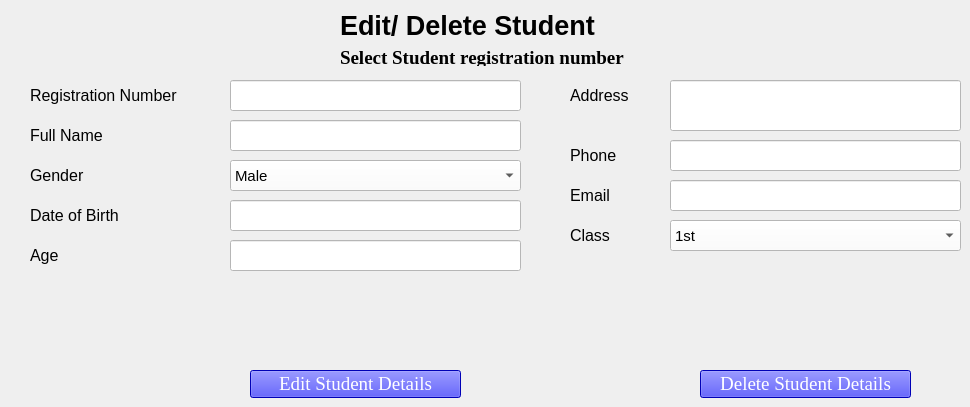
    <widget class="QWidget" name="tab_7">
     <attribute name="title">
      <string>Edit Student</string>
     </attribute>
     <widget class="QLabel" name="label_34">
      <property name="geometry">
       <rect>
        <x>340</x>
        <y>0</y>
        <width>361</width>
        <height>51</height>
       </rect>
      </property>
      <property name="font">
       <font>
        <pointsize>20</pointsize>
        <weight>75</weight>
        <bold>true</bold>
       </font>
      </property>
      <property name="text">
       <string>Edit/ Delete Student</string>
      </property>
     </widget>
     <widget class="QLabel" name="label_35">
      <property name="geometry">
       <rect>
        <x>340</x>
        <y>50</y>
        <width>351</width>
        <height>16</height>
       </rect>
      </property>
      <property name="font">
       <font>
        <family>Times New Roman</family>
        <pointsize>14</pointsize>
        <weight>75</weight>
        <bold>true</bold>
       </font>
      </property>
      <property name="text">
       <string>Select Student registration number</string>
      </property>
     </widget>
     <widget class="QLabel" name="label_36">
      <property name="geometry">
       <rect>
        <x>30</x>
        <y>80</y>
        <width>191</width>
        <height>31</height>
       </rect>
      </property>
      <property name="font">
       <font>
        <pointsize>12</pointsize>
       </font>
      </property>
      <property name="text">
       <string>Registration Number</string>
      </property>
     </widget>
     <widget class="QLabel" name="label_37">
      <property name="geometry">
       <rect>
        <x>30</x>
        <y>120</y>
        <width>191</width>
        <height>31</height>
       </rect>
      </property>
      <property name="font">
       <font>
        <pointsize>12</pointsize>
       </font>
      </property>
      <property name="text">
       <string>Full Name</string>
      </property>
     </widget>
     <widget class="QLabel" name="label_38">
      <property name="geometry">
       <rect>
        <x>30</x>
        <y>160</y>
        <width>191</width>
        <height>31</height>
       </rect>
      </property>
      <property name="font">
       <font>
        <pointsize>12</pointsize>
       </font>
      </property>
      <property name="text">
       <string>Gender</string>
      </property>
     </widget>
     <widget class="QLabel" name="label_39">
      <property name="geometry">
       <rect>
        <x>30</x>
        <y>200</y>
        <width>191</width>
        <height>31</height>
       </rect>
      </property>
      <property name="font">
       <font>
        <pointsize>12</pointsize>
       </font>
      </property>
      <property name="text">
       <string>Date of Birth</string>
      </property>
     </widget>
     <widget class="QLabel" name="label_40">
      <property name="geometry">
       <rect>
        <x>30</x>
        <y>240</y>
        <width>191</width>
        <height>31</height>
       </rect>
      </property>
      <property name="font">
       <font>
        <pointsize>12</pointsize>
       </font>
      </property>
      <property name="text">
       <string>Age</string>
      </property>
     </widget>
     <widget class="QLineEdit" name="tb18">
      <property name="geometry">
       <rect>
        <x>230</x>
        <y>80</y>
        <width>291</width>
        <height>31</height>
       </rect>
      </property>
      <property name="font">
       <font>
        <pointsize>12</pointsize>
       </font>
      </property>
      <property name="styleSheet">
       <string notr="true">background-color: rgb(255, 255, 255);</string>
      </property>
     </widget>
     <widget class="QLineEdit" name="tb19">
      <property name="geometry">
       <rect>
        <x>230</x>
        <y>120</y>
        <width>291</width>
        <height>31</height>
       </rect>
      </property>
      <property name="font">
       <font>
        <pointsize>12</pointsize>
       </font>
      </property>
      <property name="styleSheet">
       <string notr="true">background-color: rgb(255, 255, 255);</string>
      </property>
     </widget>
     <widget class="QComboBox" name="cb13">
      <property name="geometry">
       <rect>
        <x>230</x>
        <y>160</y>
        <width>291</width>
        <height>31</height>
       </rect>
      </property>
      <property name="font">
       <font>
        <pointsize>11</pointsize>
       </font>
      </property>
      <property name="styleSheet">
       <string notr="true">background-color: rgb(255, 255, 255);</string>
      </property>
      <item>
       <property name="text">
        <string>Male</string>
       </property>
      </item>
      <item>
       <property name="text">
        <string>Female</string>
       </property>
      </item>
     </widget>
     <widget class="QLineEdit" name="tb20">
      <property name="geometry">
       <rect>
        <x>230</x>
        <y>200</y>
        <width>291</width>
        <height>31</height>
       </rect>
      </property>
      <property name="font">
       <font>
        <pointsize>12</pointsize>
       </font>
      </property>
      <property name="styleSheet">
       <string notr="true">background-color: rgb(255, 255, 255);</string>
      </property>
     </widget>
     <widget class="QLineEdit" name="tb21">
      <property name="geometry">
       <rect>
        <x>230</x>
        <y>240</y>
        <width>291</width>
        <height>31</height>
       </rect>
      </property>
      <property name="font">
       <font>
        <pointsize>12</pointsize>
       </font>
      </property>
      <property name="styleSheet">
       <string notr="true">background-color: rgb(255, 255, 255);</string>
      </property>
     </widget>
     <widget class="QLabel" name="label_41">
      <property name="geometry">
       <rect>
        <x>570</x>
        <y>80</y>
        <width>91</width>
        <height>31</height>
       </rect>
      </property>
      <property name="font">
       <font>
        <pointsize>12</pointsize>
       </font>
      </property>
      <property name="text">
       <string>Address</string>
      </property>
     </widget>
     <widget class="QLabel" name="label_42">
      <property name="geometry">
       <rect>
        <x>570</x>
        <y>140</y>
        <width>191</width>
        <height>31</height>
       </rect>
      </property>
      <property name="font">
       <font>
        <pointsize>12</pointsize>
       </font>
      </property>
      <property name="text">
       <string>Phone</string>
      </property>
     </widget>
     <widget class="QLabel" name="label_43">
      <property name="geometry">
       <rect>
        <x>570</x>
        <y>180</y>
        <width>191</width>
        <height>31</height>
       </rect>
      </property>
      <property name="font">
       <font>
        <pointsize>12</pointsize>
       </font>
      </property>
      <property name="text">
       <string>Email</string>
      </property>
     </widget>
     <widget class="QLabel" name="label_44">
      <property name="geometry">
       <rect>
        <x>570</x>
        <y>220</y>
        <width>191</width>
        <height>31</height>
       </rect>
      </property>
      <property name="font">
       <font>
        <pointsize>12</pointsize>
       </font>
      </property>
      <property name="text">
       <string>Class</string>
      </property>
     </widget>
     <widget class="QLineEdit" name="tb23">
      <property name="geometry">
       <rect>
        <x>670</x>
        <y>140</y>
        <width>291</width>
        <height>31</height>
       </rect>
      </property>
      <property name="font">
       <font>
        <pointsize>12</pointsize>
       </font>
      </property>
      <property name="styleSheet">
       <string notr="true">background-color: rgb(255, 255, 255);</string>
      </property>
     </widget>
     <widget class="QLineEdit" name="tb24">
      <property name="geometry">
       <rect>
        <x>670</x>
        <y>180</y>
        <width>291</width>
        <height>31</height>
       </rect>
      </property>
      <property name="font">
       <font>
        <pointsize>12</pointsize>
       </font>
      </property>
      <property name="styleSheet">
       <string notr="true">background-color: rgb(255, 255, 255);</string>
      </property>
     </widget>
     <widget class="QLineEdit" name="tb22">
      <property name="geometry">
       <rect>
        <x>670</x>
        <y>80</y>
        <width>291</width>
        <height>51</height>
       </rect>
      </property>
      <property name="font">
       <font>
        <pointsize>10</pointsize>
       </font>
      </property>
      <property name="styleSheet">
       <string notr="true">background-color: rgb(255, 255, 255);</string>
      </property>
     </widget>
     <widget class="QComboBox" name="cb14">
      <property name="geometry">
       <rect>
        <x>670</x>
        <y>220</y>
        <width>291</width>
        <height>31</height>
       </rect>
      </property>
      <property name="font">
       <font>
        <pointsize>11</pointsize>
       </font>
      </property>
      <property name="styleSheet">
       <string notr="true">background-color: rgb(255, 255, 255);</string>
      </property>
      <item>
       <property name="text">
        <string>1st</string>
       </property>
      </item>
      <item>
       <property name="text">
        <string>2nd</string>
       </property>
      </item>
      <item>
       <property name="text">
        <string>3rd</string>
       </property>
      </item>
      <item>
       <property name="text">
        <string>4th</string>
       </property>
      </item>
      <item>
       <property name="text">
        <string>5th</string>
       </property>
      </item>
      <item>
       <property name="text">
        <string>6th</string>
       </property>
      </item>
      <item>
       <property name="text">
        <string>7th</string>
       </property>
      </item>
      <item>
       <property name="text">
        <string>8th</string>
       </property>
      </item>
      <item>
       <property name="text">
        <string>9th</string>
       </property>
      </item>
      <item>
       <property name="text">
        <string>10th</string>
       </property>
      </item>
      <item>
       <property name="text">
        <string>11th</string>
       </property>
      </item>
      <item>
       <property name="text">
        <string>12th</string>
       </property>
      </item>
     </widget>
     <widget class="QPushButton" name="edit_student">
      <property name="geometry">
       <rect>
        <x>250</x>
        <y>370</y>
        <width>211</width>
        <height>28</height>
       </rect>
      </property>
      <property name="font">
       <font>
        <family>Times New Roman</family>
        <pointsize>14</pointsize>
        <weight>9</weight>
        <italic>false</italic>
        <bold>false</bold>
       </font>
      </property>
      <property name="styleSheet">
       <string notr="true">background-color: rgb(0, 0, 255);
color: rgb(255, 255, 255);
font: 75 14pt &quot;Times New Roman&quot;;
</string>
      </property>
      <property name="text">
       <string>Edit Student Details</string>
      </property>
      <property name="default">
       <bool>false</bool>
      </property>
      <property name="flat">
       <bool>false</bool>
      </property>
     </widget>
     <widget class="QPushButton" name="delete_student">
      <property name="geometry">
       <rect>
        <x>700</x>
        <y>370</y>
        <width>211</width>
        <height>28</height>
       </rect>
      </property>
      <property name="font">
       <font>
        <family>Times New Roman</family>
        <pointsize>14</pointsize>
        <weight>9</weight>
        <italic>false</italic>
        <bold>false</bold>
       </font>
      </property>
      <property name="styleSheet">
       <string notr="true">background-color: rgb(0, 0, 255);
color: rgb(255, 255, 255);
font: 75 14pt &quot;Times New Roman&quot;;
</string>
      </property>
      <property name="text">
       <string>Delete Student Details</string>
      </property>
      <property name="default">
       <bool>false</bool>
      </property>
      <property name="flat">
       <bool>false</bool>
      </property>
     </widget>
    </widget>
